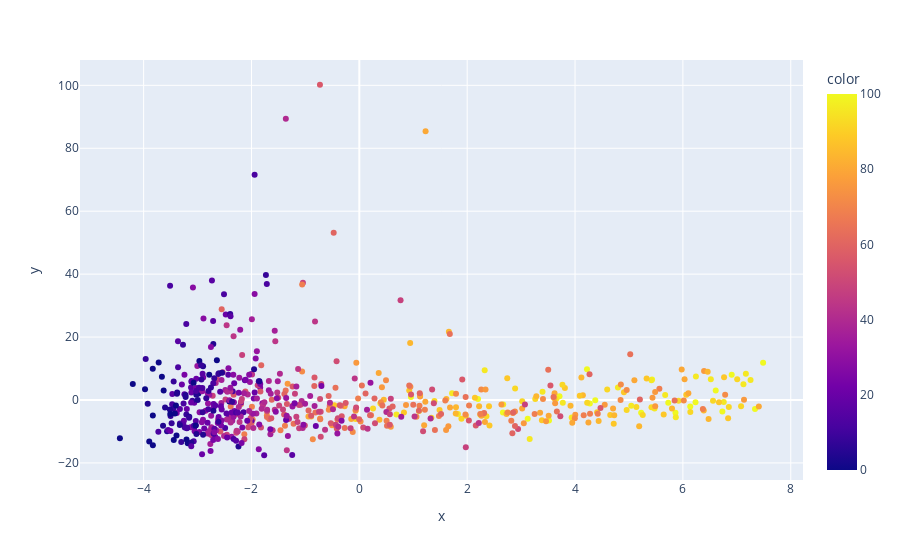

The code cell stored with this chart in its notebook:
### Code cell
PCA_feature.flatten()

px.scatter(x = PCA_feature.flatten()[outlier_indices], y = reduced[:,1], color = time_colour)

### Figure 1 — Plotly figure (JSON) as saved in the notebook; plotly's stock layout.template omitted (floating-point values rounded to 4 significant figures; data arrays with more than 128 entries replaced by an {"elided": "..."} marker saying what was removed)
{"data": [{"hovertemplate": "x=%{x}<br>y=%{y}<br>color=%{marker.color}<extra></extra>", "legendgroup": "", "marker": {"color": {"elided": "631 int values"}, "coloraxis": "coloraxis", "symbol": "circle"}, "mode": "markers", "name": "", "orientation": "v", "showlegend": false, "type": "scatter", "x": {"elided": "631 float values"}, "xaxis": "x", "y": {"elided": "631 float values"}, "yaxis": "y"}], "layout": {"coloraxis": {"colorbar": {"title": {"text": "color"}}, "colorscale": [[0, "#0d0887"], [0.1111, "#46039f"], [0.2222, "#7201a8"], [0.3333, "#9c179e"], [0.4444, "#bd3786"], [0.5556, "#d8576b"], [0.6667, "#ed7953"], [0.7778, "#fb9f3a"], [0.8889, "#fdca26"], [1, "#f0f921"]]}, "legend": {"tracegroupgap": 0}, "margin": {"t": 60}, "xaxis": {"anchor": "y", "domain": [0, 1], "title": {"text": "x"}}, "yaxis": {"anchor": "x", "domain": [0, 1], "title": {"text": "y"}}}}
